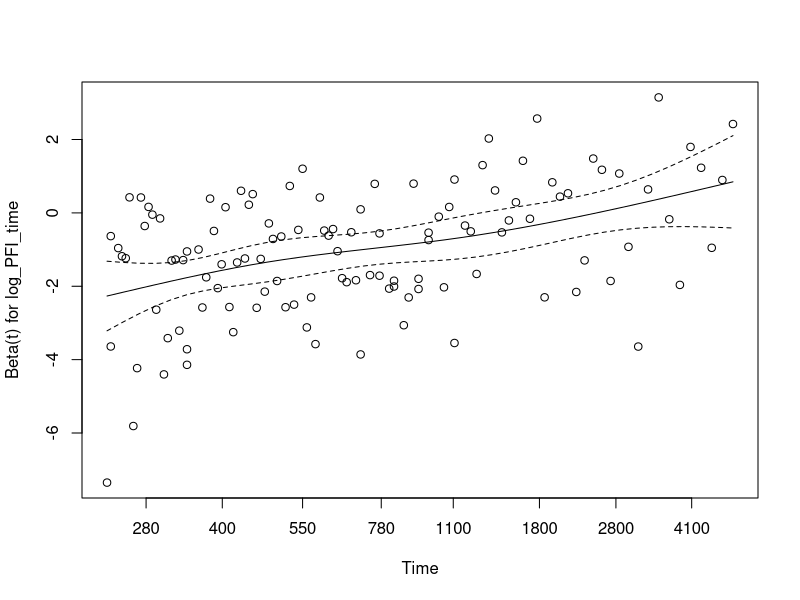
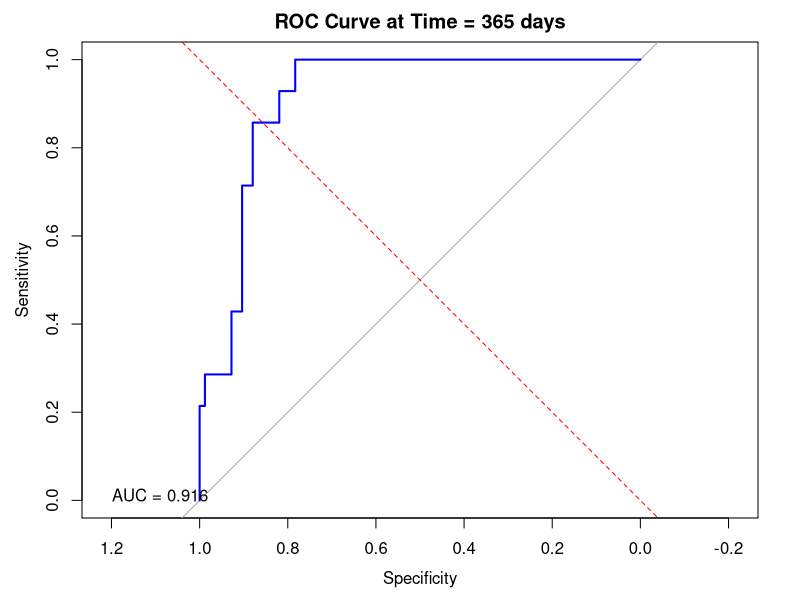

These charts were generated, in order, by the following R code:
library(survival)  # Load the survival package for survival analysis
library(pROC)  # Load the pROC package for ROC curve analysis

set.seed(111)  # Set the random seed for reproducibility

# Read the data file "LUNG.txt", which is tab-separated, with the first row as the header
df = read.table("LUNG.txt", sep = "\t", header = TRUE)

# Extract the variable names from the second to the fifteenth columns
predict_variable = colnames(df)[2:15]
predict_variable  # Print the variable names

# Get the number of rows in the data frame
n <- nrow(df)

# Randomly select 65% of the data as the training set
train_indices <- sample(1:n, size = 0.65 * n)

# Split the data into training and testing sets based on the indices
train_data <- df[train_indices, ]  # Training data
test_data <- df[-train_indices, ]  # Testing data

# Initialize the matrix X for training data
X <- NULL

# Combine the predictor variables from the training data into matrix X
for (i in seq_along(predict_variable)) {	
	X <- cbind(X, train_data[[predict_variable[i]]])
}
# Convert to matrix form
X = as.matrix(X)

# Create a data frame for the Cox model with the survival time, event status, predictor variables,
# and the logarithm of PFI time
train <- data.frame(
  OS.time = train_data$OS.time,  # Overall survival time
  OS = train_data$OS,  # Overall survival event status
  X,  # Predictor variables
  log_PFI_time = log(train_data$PFI.time)  # Logarithm of PFI time
)

# Fit a Cox proportional hazards model using the training data
fit = coxph(Surv(OS.time, OS) ~ ., data = train)

# Test the proportional hazards assumption for the Cox model
zp = cox.zph(fit)
zp  # Print the test results

# Plot the Schoenfeld residuals for the log_PFI_time variable (15th covariate)
plot(zp[15])

# Split the training data into time intervals for time-dependent analysis
# The `cut` parameter specifies the time points at which the data is split
train_group = survSplit(Surv(OS.time, OS) ~ ., data = train, episode = "tgroup", cut = c(590, 1150))

# Fit a Cox model with time-dependent covariates, using the split training data
fit2 = coxph(Surv(tstart, OS.time, OS) ~ X1 + X2 + X3 + X4 + X5 + X6 + X7 + X8 + X9 + X10 + X11 + X12 + X13 + X14 + 
             log_PFI_time:strata(tgroup), data = train_group)
fit2  # Print the model summary

# Test the proportional hazards assumption for the time-dependent Cox model
cox.zph(fit2)

# Initialize the matrix X for testing data
X <- NULL
for (i in seq_along(predict_variable)) {	
	X <- cbind(X, test_data[[predict_variable[i]]])
}
# Convert to matrix form
X = as.matrix(X)

# Define the time interval for ROC analysis
time_start <- 0  # Start of the interval
time_end <- 365  # End of the interval (1 year)
# Define the event status for OS at the end of the time interval (1 year)
event_OS_365 <- with(test_data, ifelse(OS.time > time_start & OS.time <= time_end & OS == 1, 1, 0))

# Create a data frame for the test data with the survival time, event status,
# predictor variables, logarithm of PFI time, and the event status for 1 year OS
test <- data.frame(
  OS.time = test_data$OS.time,  # Overall survival time
  OS = test_data$OS,  # Overall survival event status
  X,  # Predictor variables
  log_PFI_time = log(test_data$PFI.time),  # Logarithm of PFI time
  event_OS_365 = event_OS_365  # Event status for 1 year OS
)

# Split the test data into time intervals for time-dependent analysis
test_group = survSplit(Surv(OS.time, OS) ~ ., data = test, episode = "tgroup", cut = c(590, 1150))

# Predict the risk scores for the test data using the time-dependent Cox model
test_predict <- data.frame(
  test_group,
  risk_predict = predict(fit2, newdata = test_group, type = "risk")
)

# Create a final test data frame with risk scores for the first time interval
test_final <- data.frame(
  test,
  risk_predict = test_predict[test_predict$tgroup == 1, ]$risk_predict
)

# Compute the ROC curve for the predicted risk scores against the 1-year OS event status
roc_curve <- roc(test_final$event_OS_365, test_final$risk_predict, quiet = TRUE)

# Plot the ROC curve
plot(roc_curve, col = "blue", main = paste("ROC Curve at Time =", 365, "days"))
abline(a = 0, b = 1, col = "red", lty = 2)  # Add a diagonal line for reference
auc_value <- auc(roc_curve)  # Calculate the area under the ROC curve (AUC)
legend("bottomleft", legend = paste("AUC =", round(auc_value, 3)), bty = "n", col = "blue")
